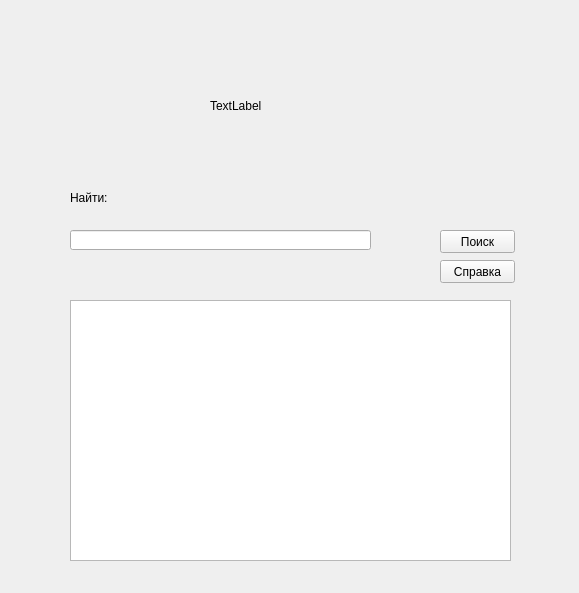
<?xml version="1.0" encoding="UTF-8"?>
<ui version="4.0">
 <class>MainWindow</class>
 <widget class="QWidget" name="MainWindow">
  <property name="geometry">
   <rect>
    <x>0</x>
    <y>0</y>
    <width>579</width>
    <height>593</height>
   </rect>
  </property>
  <property name="windowTitle">
   <string>Интерактивная таблица Менделеева</string>
  </property>
  <widget class="QLineEdit" name="search_str">
   <property name="geometry">
    <rect>
     <x>70</x>
     <y>230</y>
     <width>301</width>
     <height>20</height>
    </rect>
   </property>
  </widget>
  <widget class="QPushButton" name="search_button">
   <property name="geometry">
    <rect>
     <x>440</x>
     <y>230</y>
     <width>75</width>
     <height>23</height>
    </rect>
   </property>
   <property name="whatsThis">
    <string>&lt;html&gt;&lt;head/&gt;&lt;body&gt;&lt;p&gt;Поиск&lt;/p&gt;&lt;/body&gt;&lt;/html&gt;</string>
   </property>
   <property name="text">
    <string>Поиск</string>
   </property>
  </widget>
  <widget class="QPlainTextEdit" name="text_output">
   <property name="geometry">
    <rect>
     <x>70</x>
     <y>300</y>
     <width>441</width>
     <height>261</height>
    </rect>
   </property>
  </widget>
  <widget class="QLabel" name="label">
   <property name="geometry">
    <rect>
     <x>70</x>
     <y>190</y>
     <width>111</width>
     <height>16</height>
    </rect>
   </property>
   <property name="text">
    <string>Найти:</string>
   </property>
  </widget>
  <widget class="QLabel" name="mend_pic">
   <property name="geometry">
    <rect>
     <x>210</x>
     <y>40</y>
     <width>141</width>
     <height>131</height>
    </rect>
   </property>
   <property name="whatsThis">
    <string>&lt;html&gt;&lt;head/&gt;&lt;body&gt;&lt;p&gt;Дмитрий Иванович Менделеев&lt;/p&gt;&lt;/body&gt;&lt;/html&gt;</string>
   </property>
   <property name="text">
    <string>TextLabel</string>
   </property>
  </widget>
  <widget class="QPushButton" name="spravka_button">
   <property name="geometry">
    <rect>
     <x>440</x>
     <y>260</y>
     <width>75</width>
     <height>23</height>
    </rect>
   </property>
   <property name="whatsThis">
    <string>&lt;html&gt;&lt;head/&gt;&lt;body&gt;&lt;p&gt;Справка&lt;/p&gt;&lt;/body&gt;&lt;/html&gt;</string>
   </property>
   <property name="text">
    <string>Справка</string>
   </property>
  </widget>
 </widget>
 <resources/>
 <connections/>
</ui>
